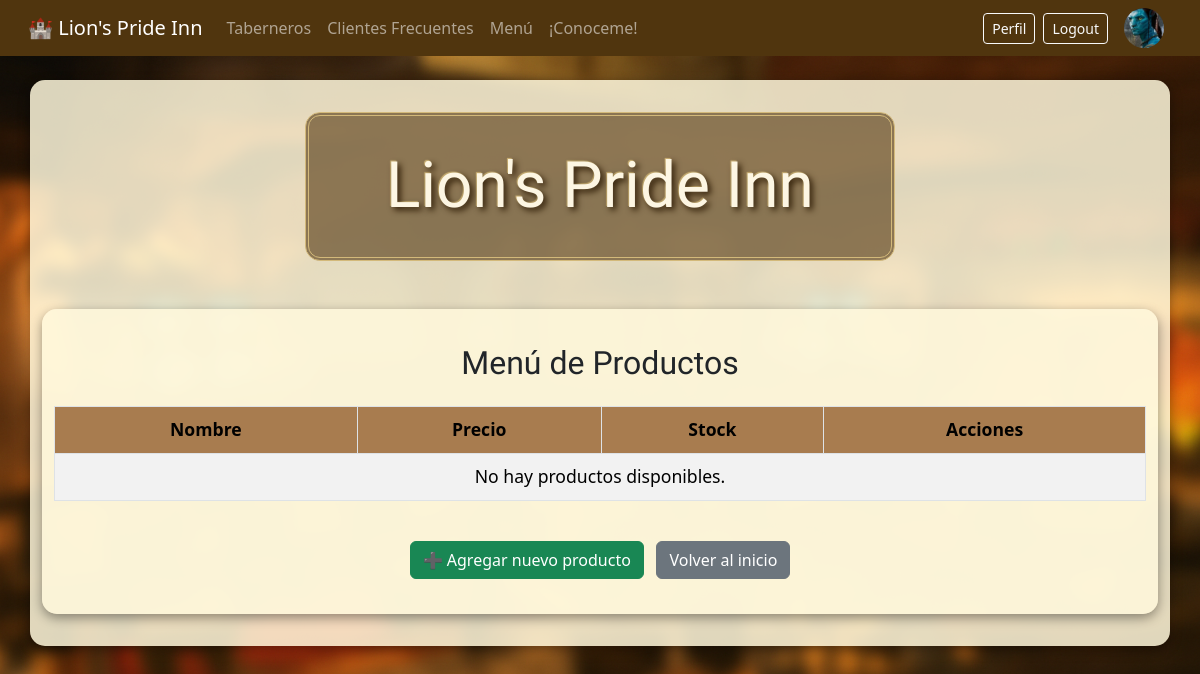
Page /productos/ (signed in) on the earlier database version.
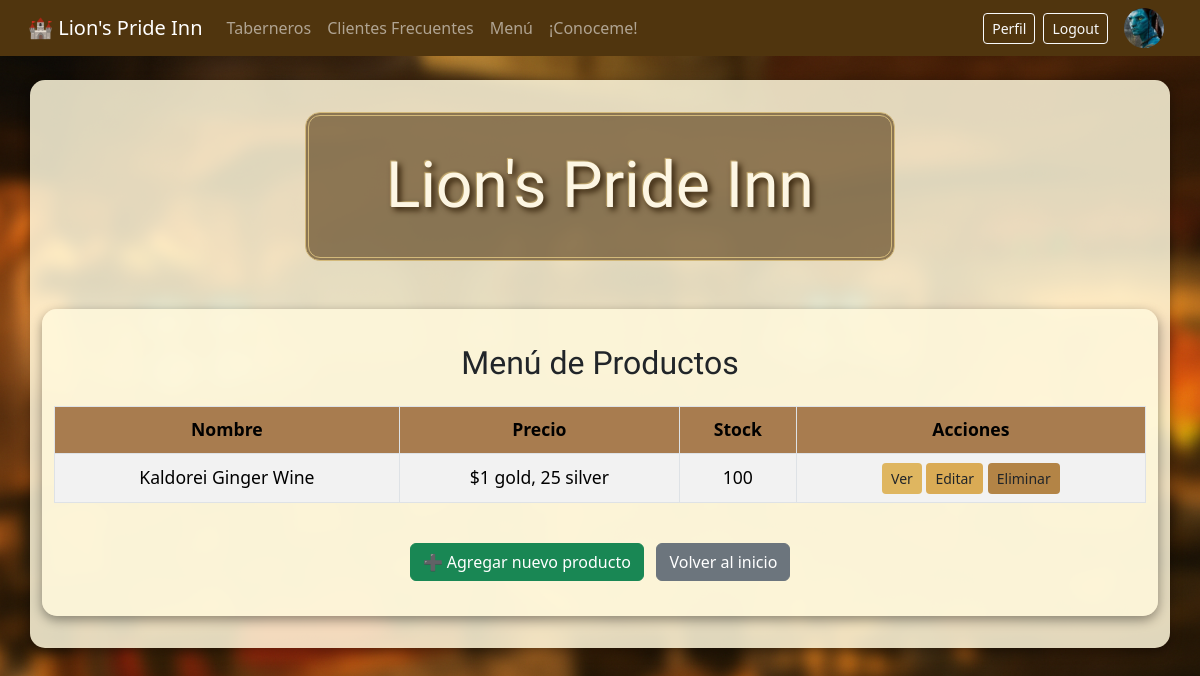
Same page on the later database version.
### Taberna/models.py (models this page shows, shortened)
class Producto(models.Model):
    nombre = models.CharField(max_length=100)
    precio = models.CharField(max_length=100)
    stock = models.IntegerField()

### Taberna/views.py (the view)
# urls.py: path('productos/', views.ProductoListView.as_view(), name='productos'),
class ProductoListView(ListView):
    model = Producto
    template_name = 'Taberna/productos.html'
    context_object_name = 'productos'
    def get_queryset(self):
        queryset = super().get_queryset()
        busqueda = self.request.GET.get('busqueda', None)
        if busqueda:
            queryset = queryset.filter(nombre__icontains=busqueda)
        return queryset

### Taberna/templates/Taberna/productos.html
{% extends "Taberna/base.html" %}
{% block content %}
<div class="container mt-5">
    <h2 class="mb-4">Menú de Productos</h2>
    <div class="table-responsive">
      <table class="table table-bordered table-striped table-hover align-middle">
        <thead class="bg-listas text-white">
          <tr>
            <th>Nombre</th>
            <th>Precio</th>
            <th>Stock</th>
            <th>Acciones</th>
          </tr>
        </thead>
        <tbody>
          {% for producto in productos %}
            <tr>
              <td>{{ producto.nombre }}</td>
              <td>${{ producto.precio }}</td>
              <td>{{ producto.stock }}</td>
              <td>
                <a href="{% url 'Taberna:detalle_productos' producto.id %}" class="btn btn-sm btn-informacion">Ver</a>
                {% if user.is_authenticated %}
                  <a href="{% url 'Taberna:actualizar_producto' producto.id %}" class="btn btn-sm btn-alerta">Editar</a>
                  <a href="{% url 'Taberna:producto_confirm_delete' producto.id %}" class="btn btn-sm btn-peligro">Eliminar</a>
                {% endif %}
              </td>
            </tr>
          {% empty %}
            <tr>
              <td colspan="4" class="text-center">No hay productos disponibles.</td>
            </tr>
          {% endfor %}
        </tbody>
      </table>
    </div>
    <div class="text-center mt-4">
      <a href="{% url 'Taberna:crear_producto' %}" class="btn btn-success me-2">
        ➕ Agregar nuevo producto
      </a>
      <a href="{% url 'Taberna:home' %}" class="btn btn-secondary">Volver al inicio</a>
    </div>
</div>
{% endblock %}

### Taberna/templates/Taberna/base.html (shortened to what this page needs)
{% load static %}
<!DOCTYPE html>
<html lang="es">
<head>
    <link rel="stylesheet" href="{% static 'Taberna/style.css' %}" />
    <link href="https://cdn.jsdelivr.net/npm/bootstrap@5.3.3/dist/css/bootstrap.min.css" rel="stylesheet">
</head>
<body>
    <nav class="navbar navbar-expand-lg navbar-dark bg-taberna px-3">
        <div class="container-fluid">
            <span class="navbar-brand">🏰 Lion's Pride Inn</span>
            <div class="navbar-nav">
                <a class="nav-link" href="{% url 'Taberna:taberneros' %}">Taberneros</a>
                <a class="nav-link" href="{% url 'Taberna:clientes_frecuentes' %}">Clientes Frecuentes</a>
                <a class="nav-link" href="{% url 'Taberna:productos' %}">Menú</a>
                <a class="nav-link" href="{% url 'Taberna:about' %}">¡Conoceme!</a>
            </div>
            <div class="ms-auto d-flex align-items-center">
                {% if user.is_authenticated %}
                    <a href="{% url 'Taberna:editar_perfil' %}" class="btn btn-outline-light btn-sm me-2">Perfil</a>
                    <a href="#" class="btn btn-outline-light btn-sm me-2" onclick="event.preventDefault(); document.getElementById('logout-form').submit();">Logout</a>
                    <a href="{% url 'Taberna:agregar_avatar' %}" class="me-2">
                        {% if request.session.avatar %}
                            <a href="{% url 'Taberna:agregar_avatar' %}" class="me-2">
                                <img src="{{ request.session.avatar }}" alt="Avatar" class="rounded-circle" style="height: 40px; width: 40px; object-fit: cover;">
                            </a>
                        {% else %}
                            <a href="{% url 'Taberna:agregar_avatar' %}" class="me-2">
                                <img src="/media/avatares/default.jpeg" alt="Avatar" class="rounded-circle" style="height: 40px; width: 40px; object-fit: cover;">
                            </a>
                        {% endif %}
                    </a>
                {% else %}
                    <a href="{% url 'Taberna:login' %}" class="btn btn-outline-light btn-sm me-2">Login</a>
                    <a href="{% url 'Taberna:registro' %}" class="btn btn-outline-light btn-sm">Registrarse</a>
                {% endif %}
            </div>
        </div>
    </nav>
    <div class="container mt-4 text-center">
        <header class="mb-4">
            <h1>Lion's Pride Inn</h1>
        </header>
        <main>
            {% block content %}{% endblock %}
        </main>
    </div>
</body>
</html>

### Taberna/static/Taberna/style.css (style rules this page uses)
body { font-family: 'IM Fell English', serif; margin: 0; padding: 0; background-image: url("../media/lions_pride_inn.png"); background-size: cover; background-position: center; background-repeat: no-repeat; height: 100vh; }
.container { background-color: rgba(255, 248, 220, 0.85); border-radius: 15px; padding: 2em; box-shadow: 0 4px 12px rgba(0,0,0,0.4); }
header { text-align: center; margin-bottom: 2em; }
header h1 { font-family: 'Uncial Antiqua', cursive; font-size: 4em; margin: 0 auto; color: #fdf6e3; text-shadow: 3px 3px 6px #2d1b05, -1px -1px 1px #d3b97a; background-color: rgba(80, 53, 14, 0.6); padding: 0.5em 1.2em; border: 4px double #d3b97a; border-radius: 15px; display: inline-block; }
main { line-height: 1.7; font-size: 1.1em; }
h2, h3, h4 { font-family: 'Cinzel', serif; color: #4e3311; }
header h1, h2, h3, h4 { font-family: 'Uncial Antiqua', cursive; }
.bg-taberna { background-color: #50350e !important; }
.table thead.bg-listas th { background-color: #a87c4f !important; color: #000 !important; }
.btn-informacion { background-color: #dfb660 !important; color: #a57b20; }
.btn-alerta { background-color: #daab55 !important; color: #3e2f1c; }
.btn-peligro { background-color: #b38446 !important; color: #fdf6e3; }

Differences in the rows shown:
added Producto: nombre "Kaldorei Ginger Wine", precio "1 gold, 25 silver", stock "100"
Other differences:
text no longer shown: "No hay productos disponibles."
